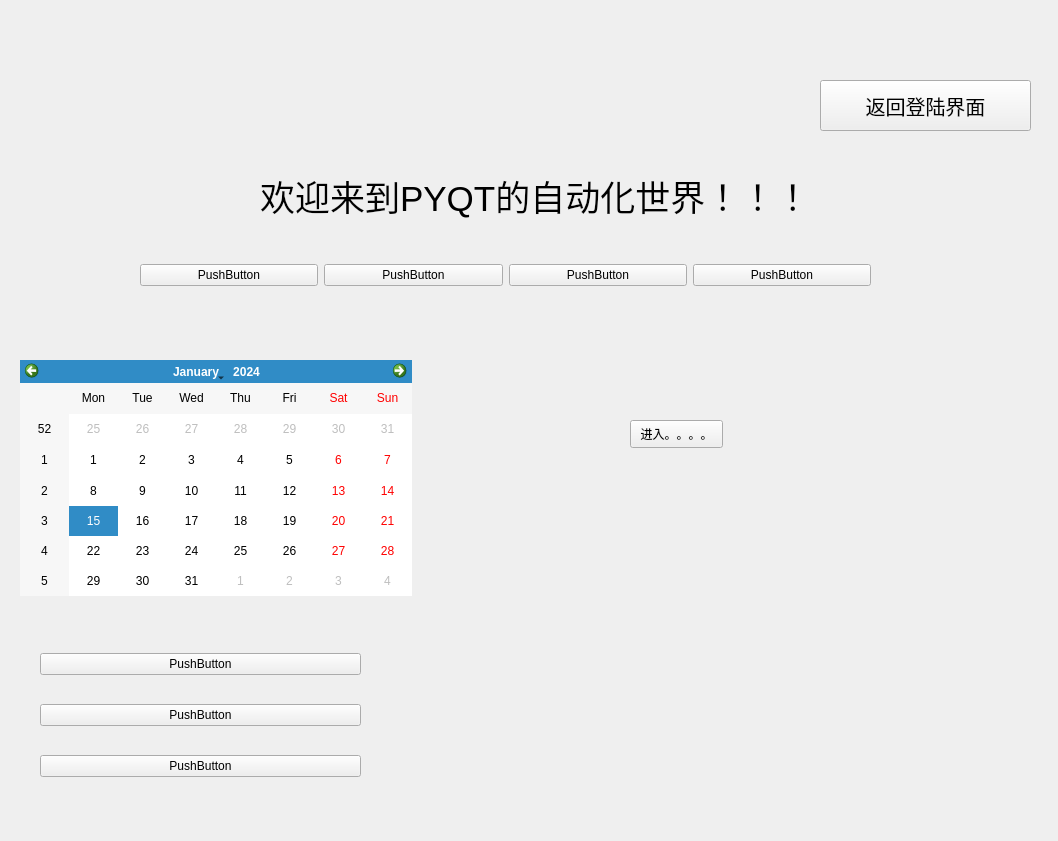
<?xml version="1.0" encoding="UTF-8"?>
<ui version="4.0">
 <class>Form</class>
 <widget class="QWidget" name="Form">
  <property name="geometry">
   <rect>
    <x>0</x>
    <y>0</y>
    <width>1058</width>
    <height>841</height>
   </rect>
  </property>
  <property name="windowTitle">
   <string>Form</string>
  </property>
  <widget class="QLabel" name="label">
   <property name="geometry">
    <rect>
     <x>260</x>
     <y>160</y>
     <width>581</width>
     <height>71</height>
    </rect>
   </property>
   <property name="font">
    <font>
     <pointsize>26</pointsize>
    </font>
   </property>
   <property name="text">
    <string>欢迎来到PYQT的自动化世界！！！</string>
   </property>
  </widget>
  <widget class="QPushButton" name="btn_goback">
   <property name="geometry">
    <rect>
     <x>820</x>
     <y>80</y>
     <width>211</width>
     <height>51</height>
    </rect>
   </property>
   <property name="font">
    <font>
     <pointsize>15</pointsize>
    </font>
   </property>
   <property name="text">
    <string>返回登陆界面</string>
   </property>
  </widget>
  <widget class="QPushButton" name="pushButton_2">
   <property name="geometry">
    <rect>
     <x>630</x>
     <y>420</y>
     <width>93</width>
     <height>28</height>
    </rect>
   </property>
   <property name="text">
    <string>进入。。。。</string>
   </property>
  </widget>
  <widget class="QWidget" name="verticalLayoutWidget">
   <property name="geometry">
    <rect>
     <x>40</x>
     <y>630</y>
     <width>321</width>
     <height>171</height>
    </rect>
   </property>
   <layout class="QVBoxLayout" name="verticalLayout">
    <item>
     <widget class="QPushButton" name="pushButton_7">
      <property name="text">
       <string>PushButton</string>
      </property>
     </widget>
    </item>
    <item>
     <widget class="QPushButton" name="pushButton_8">
      <property name="text">
       <string>PushButton</string>
      </property>
     </widget>
    </item>
    <item>
     <widget class="QPushButton" name="pushButton_6">
      <property name="text">
       <string>PushButton</string>
      </property>
     </widget>
    </item>
   </layout>
  </widget>
  <widget class="QCalendarWidget" name="calendarWidget">
   <property name="geometry">
    <rect>
     <x>20</x>
     <y>360</y>
     <width>392</width>
     <height>236</height>
    </rect>
   </property>
  </widget>
  <widget class="QWidget" name="">
   <property name="geometry">
    <rect>
     <x>140</x>
     <y>260</y>
     <width>731</width>
     <height>30</height>
    </rect>
   </property>
   <layout class="QHBoxLayout" name="horizontalLayout">
    <item>
     <widget class="QPushButton" name="pushButton">
      <property name="text">
       <string>PushButton</string>
      </property>
     </widget>
    </item>
    <item>
     <widget class="QPushButton" name="pushButton_3">
      <property name="text">
       <string>PushButton</string>
      </property>
     </widget>
    </item>
    <item>
     <widget class="QPushButton" name="pushButton_4">
      <property name="text">
       <string>PushButton</string>
      </property>
     </widget>
    </item>
    <item>
     <widget class="QPushButton" name="pushButton_5">
      <property name="text">
       <string>PushButton</string>
      </property>
     </widget>
    </item>
   </layout>
  </widget>
 </widget>
 <tabstops>
  <tabstop>pushButton_3</tabstop>
  <tabstop>pushButton_4</tabstop>
  <tabstop>pushButton</tabstop>
  <tabstop>pushButton_5</tabstop>
  <tabstop>pushButton_2</tabstop>
  <tabstop>calendarWidget</tabstop>
  <tabstop>btn_goback</tabstop>
  <tabstop>pushButton_7</tabstop>
  <tabstop>pushButton_8</tabstop>
  <tabstop>pushButton_6</tabstop>
 </tabstops>
 <resources/>
 <connections>
  <connection>
   <sender>pushButton_2</sender>
   <signal>clicked()</signal>
   <receiver>Form</receiver>
   <slot>close()</slot>
   <hints>
    <hint type="sourcelabel">
     <x>674</x>
     <y>433</y>
    </hint>
    <hint type="destinationlabel">
     <x>668</x>
     <y>534</y>
    </hint>
   </hints>
  </connection>
 </connections>
</ui>
